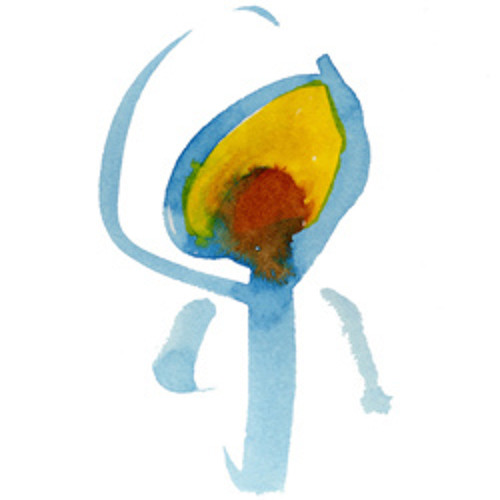
#> input picture hydeoutproductions.jpg, 500 x 500 px
$ python imgcolorplot.py hydeoutproductions.jpg
#> lines starting #> are read from the running program, lines starting #| are printed output that depends on the picture
#> in main, image is the input picture: PIL image 500x500 RGB; mean R, G, B 232.3, 235.5, 229
# visualize the rgb color space box of an image
# TODO: exception handling, figure out why the saved figure looks so much worse than shown

import matplotlib.pyplot as plt
import argparse
from PIL import Image


def imgcolorplot(img, out=None):
    px = img.load()
    width, height = img.size
#> width = 500; height = 500

    ax = plt.axes(projection = '3d')
    ax.set_xticks([0, 127.5, 255])
    ax.set_yticks([0, 127.5, 255])
    ax.set_zticks([0, 127.5, 255])

    rs = []
    gs = []
    bs = []
    cs = []

    for row in range(height):
        for col in range(width):
            r, g, b = px[col, row]
            c = (r / 255, g / 255, b / 255)
            rs.append(r)
            gs.append(g)
            bs.append(b)
            cs.append(c)
#> after the loop, bs = 250000 items; cs = 250000 items; gs = 250000 items; rs = 250000 items

    ax.scatter(rs, gs, bs, c = cs)
    if out:
        plt.savefig(out, dpi=300)
    else:
        plt.show()
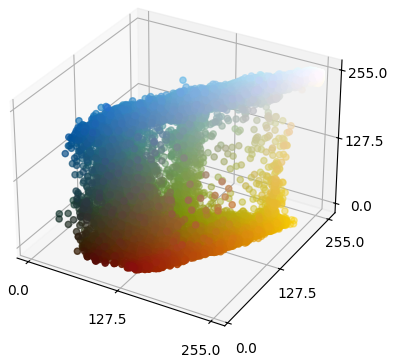
#> figure drawn by matplotlib, 1 panel


def main():
    parser = argparse.ArgumentParser()
    parser.add_argument('filepath', type=str, help='input image filepath')
    parser.add_argument('-o', '--out', help='output to file at specified path')
    args = parser.parse_args()

    image = Image.open(args.filepath)

    imgcolorplot(img=image, out=args.out)

if __name__ == '__main__':
    main()
